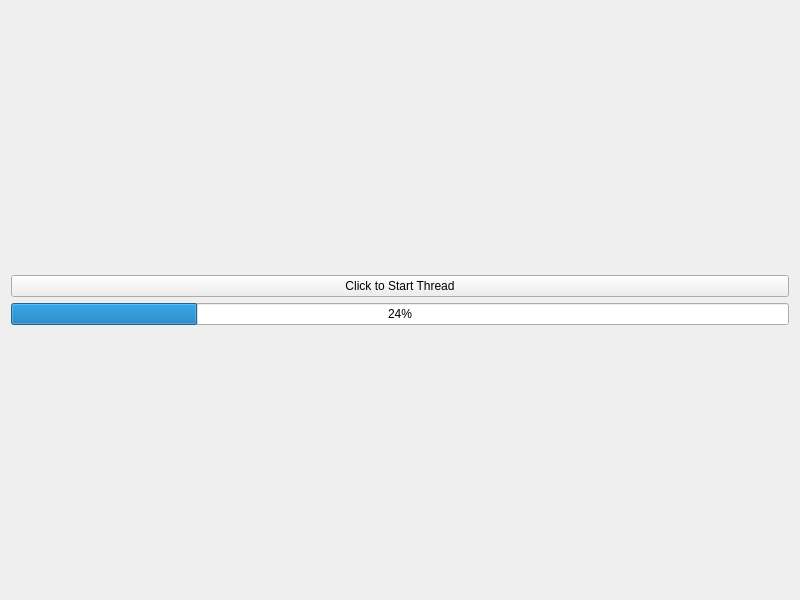
<?xml version="1.0" encoding="UTF-8"?>
<ui version="4.0">
 <class>Widget</class>
 <widget class="QWidget" name="Widget">
  <property name="geometry">
   <rect>
    <x>0</x>
    <y>0</y>
    <width>800</width>
    <height>600</height>
   </rect>
  </property>
  <property name="windowTitle">
   <string>Widget</string>
  </property>
  <layout class="QVBoxLayout" name="verticalLayout_2">
   <item>
    <layout class="QVBoxLayout" name="verticalLayout">
     <item>
      <widget class="QPushButton" name="pushButton">
       <property name="text">
        <string>Click to Start Thread</string>
       </property>
      </widget>
     </item>
     <item>
      <widget class="QProgressBar" name="progressBar">
       <property name="value">
        <number>24</number>
       </property>
      </widget>
     </item>
    </layout>
   </item>
  </layout>
 </widget>
 <resources/>
 <connections/>
</ui>
